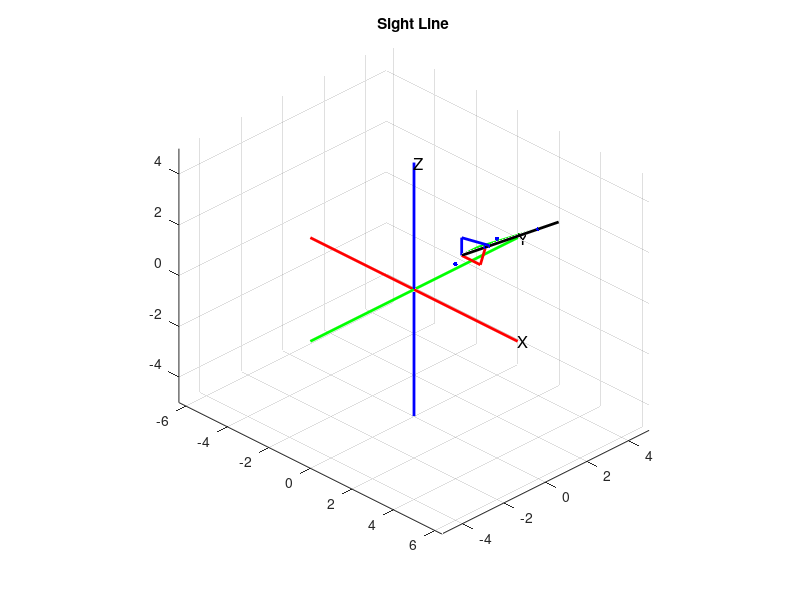

This figure's MATLAB source:
% 常量
TEXTURE_RES = 1;
MAP_SIZE = [5, 5, 5];
LOOKAT_REL_FAC = 0.02;
ANGLE_RADIUS = 225;


% 玩家数据
p_pos = [1.1, 1.2, 1.3];
p_angle = [60, 120];


% 创建一个三维坐标系
figure;
hold on;
title('Sight Line');

% 画 x 轴
plot3([-TEXTURE_RES*MAP_SIZE(1) TEXTURE_RES*MAP_SIZE(1)], [0 0], [0 0], 'r', 'LineWidth', 2);
text(TEXTURE_RES*MAP_SIZE(1), 0, 0, 'X', 'FontSize', 12);
% 画 y 轴
plot3([0 0], [-TEXTURE_RES*MAP_SIZE(2) TEXTURE_RES*MAP_SIZE(2)], [0 0], 'g', 'LineWidth', 2);
text(0, TEXTURE_RES*MAP_SIZE(2), 0, 'Y', 'FontSize', 12);
% 画 z 轴
plot3([0 0], [0 0], [-TEXTURE_RES*MAP_SIZE(3) TEXTURE_RES*MAP_SIZE(3)], 'b', 'LineWidth', 2);
text(0, 0, TEXTURE_RES*MAP_SIZE(3), 'Z', 'FontSize', 12);


% 屏幕点
fragment_uv = [0, 0];
% 射线计算
coord_h = [round(sqrt(ANGLE_RADIUS^2 - p_angle(1)^2)), p_angle(1)];
coord_v = [round(sqrt(ANGLE_RADIUS^2 - p_angle(2)^2)), p_angle(2)];
lookat_rel(1) = coord_h(1) * coord_v(1) / ANGLE_RADIUS;
lookat_rel(2) = coord_h(2) * coord_v(1) / ANGLE_RADIUS;
lookat_rel(3) = coord_v(2);
lookat_h_rel(1) = coord_h(1);
lookat_h_rel(2) = coord_h(2);
vp_u = [lookat_h_rel(2), -lookat_h_rel(1), 0];
vp_v(1) = ((vp_u(2) * lookat_rel(3)) - (vp_u(3) * lookat_rel(2))) / ANGLE_RADIUS;
vp_v(2) = ((vp_u(3) * lookat_rel(1)) - (vp_u(1) * lookat_rel(3))) / ANGLE_RADIUS;
vp_v(3) = ((vp_u(1) * lookat_rel(2)) - (vp_u(2) * lookat_rel(1))) / ANGLE_RADIUS;
vp_origin(1) = p_pos(1) + lookat_rel(1) * LOOKAT_REL_FAC;
vp_origin(2) = p_pos(2) + lookat_rel(2) * LOOKAT_REL_FAC;
vp_origin(3) = p_pos(3) + lookat_rel(3) * LOOKAT_REL_FAC;
% 计算起始点、结束点
start_p = p_pos;
end_p = vp_origin;
% 画出线段
plot3([start_p(1), end_p(1)], [start_p(2), end_p(2)], [start_p(3), end_p(3)], 'k-', 'LineWidth', 2);

% 
block_p = fix(p_pos / TEXTURE_RES);
hit_P = p_pos;
scatter3(block_p(1)*TEXTURE_RES, block_p(2)*TEXTURE_RES, block_p(3)*TEXTURE_RES, 10, 'filled', 'MarkerFaceColor', 'b');
next_block_p = [0, 0, 0];
for i=1:1:3
    if end_p(i) == start_p(i)
        next_block_p(i) = block_p(i);
    elseif end_p(i) > start_p(i)
        next_block_p(i) = block_p(i) + 1;
    else
        next_block_p(i) = block_p(i) - 1;
    end
end
edge = [next_block_p(1)*TEXTURE_RES, next_block_p(2)*TEXTURE_RES, next_block_p(3)*TEXTURE_RES];
scatter3(edge(1), edge(2), edge(3), 10, 'filled', 'MarkerFaceColor', 'b');

% 
plot3([start_p(1), edge(1)], [start_p(2), start_p(2)], [start_p(3), start_p(3)], 'r', 'LineWidth', 2);
plot3([start_p(1), start_p(1)], [start_p(2), edge(2)], [start_p(3), start_p(3)], 'g', 'LineWidth', 2);
plot3([start_p(1), start_p(1)], [start_p(2), start_p(2)], [start_p(3), edge(3)], 'b', 'LineWidth', 2);

delta = edge - start_p;
delta_t = [0, 0, 0];
for i=1:1:3
    delta_t(i) = delta(i) / lookat_rel(i);
end
next_x = [edge(1), p_pos(2) + lookat_rel(2)*delta_t(1),p_pos(3) + lookat_rel(3)*delta_t(1)];
next_y = [p_pos(1) + lookat_rel(1)*delta_t(2), edge(2),p_pos(3) + lookat_rel(3)*delta_t(2)];
next_z = [p_pos(1) + lookat_rel(1)*delta_t(3), p_pos(2) + lookat_rel(2)*delta_t(3),edge(3)];
scatter3(next_x(1), next_x(2), next_x(3), 10, 'filled', 'MarkerFaceColor', 'b');
scatter3(next_y(1), next_y(2), next_y(3), 10, 'filled', 'MarkerFaceColor', 'b');
scatter3(next_z(1), next_z(2), next_z(3), 10, 'filled', 'MarkerFaceColor', 'b');
plot3([edge(1), next_x(1)], [start_p(2), next_x(2)], [start_p(3), next_x(3)], 'r', 'LineWidth', 2);
plot3([start_p(1), next_y(1)], [edge(2), next_y(2)], [start_p(3), next_y(3)], 'g', 'LineWidth', 2);
plot3([start_p(1), next_z(1)], [start_p(2), next_z(2)], [edge(3), next_z(3)], 'b', 'LineWidth', 2);


hold off;
grid on;
axis equal; % 让坐标轴比例相同

% 设置观察角度
view(45, 30); % 设置为 45 度仰角，30 度方位角

% 获取当前图形窗口的句柄
fig_handle = gcf;
% 设置图形窗口全屏显示
set(fig_handle, 'WindowState', 'maximized');
